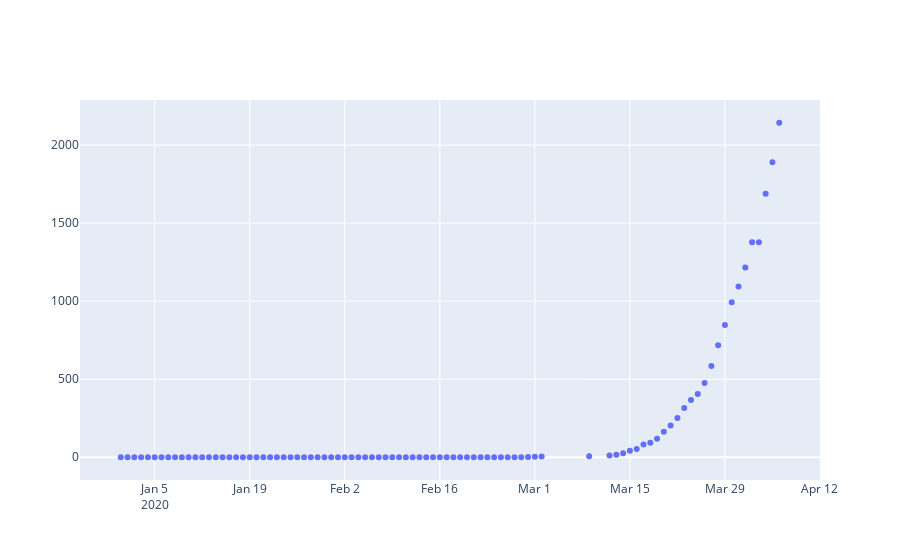

The cell this chart's notebook holds for it:
### Markdown cell above
Estimating $R$ as the ratio between the new cases in two consecutive days yields an enormuous rage of values. 
Now we'll estimate $R$ under the hypothesis of exponential growth.


[Top](#Outline)

### <a name = "R"></a> Estimate $R$ during the exponential growth face

We'll compute $R$ assuming exponential growth, fitting a model and from there determining $R$. 
But first, let's have a look at the number of cases as a function of time.

### Code cell
x_loc = 'Mexico'#'United States' #  Germany Italy Spain China World
df = time_series[time_series['location'] == x_loc]

fig = go.Figure([go.Scatter(x=df['date'], y=df['total_cases'], mode='markers')])

fig.show()
